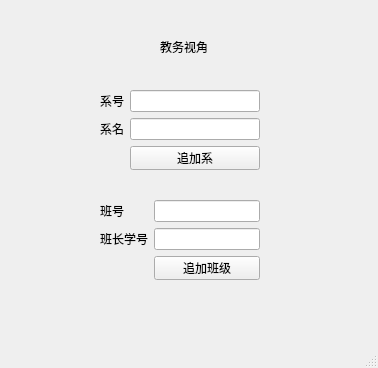
<?xml version="1.0" encoding="UTF-8"?>
<ui version="4.0">
 <class>MainWindow</class>
 <widget class="QMainWindow" name="MainWindow">
  <property name="geometry">
   <rect>
    <x>0</x>
    <y>0</y>
    <width>378</width>
    <height>368</height>
   </rect>
  </property>
  <property name="windowTitle">
   <string>MainWindow</string>
  </property>
  <widget class="QWidget" name="centralwidget">
   <widget class="QWidget" name="formLayoutWidget">
    <property name="geometry">
     <rect>
      <x>100</x>
      <y>90</y>
      <width>160</width>
      <height>80</height>
     </rect>
    </property>
    <layout class="QFormLayout" name="formLayout">
     <item row="0" column="0">
      <widget class="QLabel" name="label">
       <property name="text">
        <string>系号</string>
       </property>
      </widget>
     </item>
     <item row="1" column="0">
      <widget class="QLabel" name="label_2">
       <property name="text">
        <string>系名</string>
       </property>
      </widget>
     </item>
     <item row="2" column="1">
      <widget class="QPushButton" name="adddept">
       <property name="text">
        <string>追加系</string>
       </property>
      </widget>
     </item>
     <item row="0" column="1">
      <widget class="QLineEdit" name="deptnum"/>
     </item>
     <item row="1" column="1">
      <widget class="QLineEdit" name="deptname"/>
     </item>
    </layout>
   </widget>
   <widget class="QWidget" name="formLayoutWidget_2">
    <property name="geometry">
     <rect>
      <x>100</x>
      <y>200</y>
      <width>160</width>
      <height>80</height>
     </rect>
    </property>
    <layout class="QFormLayout" name="formLayout_2">
     <item row="0" column="0">
      <widget class="QLabel" name="label_3">
       <property name="text">
        <string>班号</string>
       </property>
      </widget>
     </item>
     <item row="1" column="0">
      <widget class="QLabel" name="label_4">
       <property name="text">
        <string>班长学号</string>
       </property>
      </widget>
     </item>
     <item row="2" column="1">
      <widget class="QPushButton" name="addcls">
       <property name="text">
        <string>追加班级</string>
       </property>
      </widget>
     </item>
     <item row="0" column="1">
      <widget class="QLineEdit" name="clsnum"/>
     </item>
     <item row="1" column="1">
      <widget class="QLineEdit" name="clsname"/>
     </item>
    </layout>
   </widget>
   <widget class="QLabel" name="label_5">
    <property name="geometry">
     <rect>
      <x>160</x>
      <y>40</y>
      <width>47</width>
      <height>13</height>
     </rect>
    </property>
    <property name="text">
     <string>教务视角</string>
    </property>
   </widget>
  </widget>
  <widget class="QMenuBar" name="menubar">
   <property name="geometry">
    <rect>
     <x>0</x>
     <y>0</y>
     <width>378</width>
     <height>21</height>
    </rect>
   </property>
  </widget>
  <widget class="QStatusBar" name="statusbar"/>
 </widget>
 <resources/>
 <connections/>
</ui>
